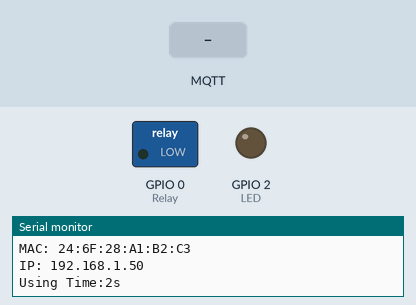
Bench run of a sketch on a simulated ESP8266 (NodeMCU). On the bench: switched loads named in the sketch (green lamp = pin HIGH), output pins drawn as LEDs (lit = HIGH), the last lines printed to the serial monitor. The inputs (shaded band) are chosen by the test bench. WiFi joins after 1.5 s; servers stay silent unless stated; EEPROM starts erased; no MQTT or app messages arrive unless stated.

Above: at 3.3 s.
3.4 s: MQTT message "status" arrives on the first subscribed topic
At 5.4 s:
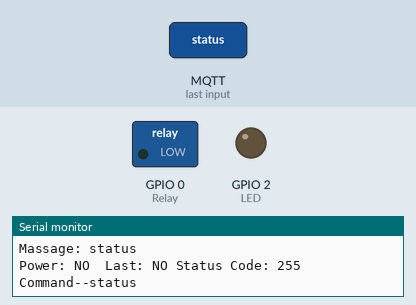
5.7 s: MQTT message "NC" arrives on the first subscribed topic
At 6.9 s:
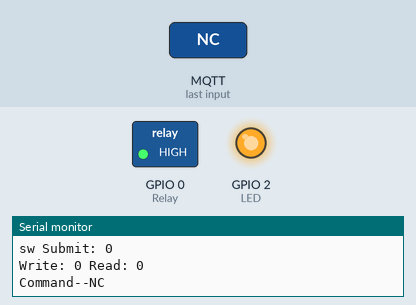
7.8 s: MQTT message "status" arrives on the first subscribed topic
At 9.6 s:
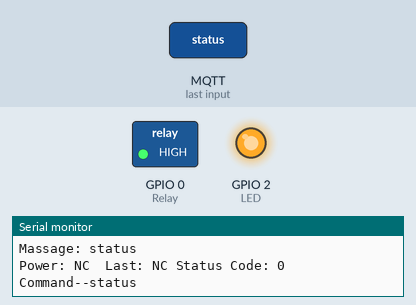
Timing chart, 0 to 11.1 s (numbered marks = the images above; inputs shaded):
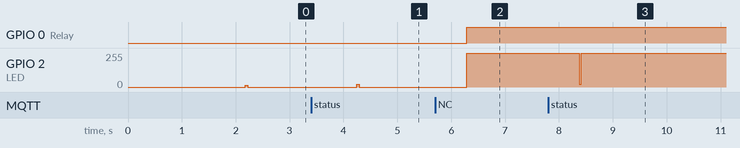

Measured:
- after the input at 3.4 s, GPIO 2 (LED): 0/255 → 19/255 after 0.85 s, → 0/255 0.04 s later
- after the input at 5.7 s, GPIO 0 (Relay): LOW → HIGH after 0.59 s; GPIO 2 (LED): 0/255 → 255/255 after 0.59 s
- after the input at 7.8 s, GPIO 2 (LED): 255/255 → 19/255 after 0.58 s, → 255/255 0.04 s later

The sketch:

Relay_infce.ino
```cpp
#include <ESP8266WiFi.h>
#include <ESP8266WebServer.h>
#include <string.h>
#include <EEPROM.h>
#include <PubSubClient.h>

#define Relay 0
#define LED 2

const char *WIFI_SSID = "2.4GHZ";
const char *WIFI_PASSWORD = "pwd";

const char *MQTT_SERVER_IP = "broker";
const int MQTT_PORT = 1883;
const char *MQTT_USER = "Relay";
const char *MQTT_PASSWORD = "password";

const char *MQTT_TOPIC = "Relay/RelayEA";

WiFiClient wc;
PubSubClient pc(wc);
void Relay_NO_swich(int sw);

void MQTTCallBack(char *topic, byte *payload, unsigned int len)
{
  Serial.println("data from - " + String(topic) + " ");
  String str = "";
  for (unsigned int i = 0; i < len; i++)
  {
    Serial.print((char)payload[i]);
    str += String((char)payload[i]);
  }
  Serial.println();
  Serial.println("------------------------");

  if (str[0] == '~' && (!str.isEmpty()))
  {
    str = str.substring(1);
  }

  Serial.println("Massage: " + str);

  // Main str -> Command
  if (str == "status")
  {
    RelayStatus();
    Serial.println("Command--" + str);
  }

  if (str == "NO")
  {
    Relay_NO_swich(1);
    Serial.println("Command--" + str);
  }

  if (str == "NC")
  {
    Relay_NO_swich(0);
    Serial.println("Command--" + str);
  }

  if (str == "SW")
  {
    Relay_NO_swich(1);
    delay(800);
    Relay_NO_swich(0);
    Serial.println("Command--" + str);
  }
}

void Wifi_connect()
{
  int count = 0;
  WiFi.mode(WIFI_STA);
  WiFi.disconnect();
  WiFi.begin(WIFI_SSID, WIFI_PASSWORD);
  Serial.println("Connect to: \n\tSSID:" + String(WIFI_SSID) + "\n\tPassWord:" + String(WIFI_PASSWORD));
  while (WiFi.status() != WL_CONNECTED)
  {
    Serial.print('.');
    delay(1000);
    count++;
  }
  MQTT_connect();
  Serial.println("\nConnect to " + String(WIFI_SSID) + " Successful\n");
  Serial.println("\nMAC: " + WiFi.macAddress() + "\nIP: " + WiFi.localIP().toString() + "\nUsing Time:" + count + "s");
  LED_Flash(20);
}

uint8_t MQTT_connect()
{
  String data = "Hello Relay " + WiFi.macAddress() + " Started";

  if (WiFi.status() != WL_CONNECTED)
    return -1;
  if (!pc.connect(WiFi.macAddress().c_str(), MQTT_USER, MQTT_PASSWORD))
  {
    Serial.println("MQTT Readly");
    return -1;
  }
  // String topic=WiFi.macAddress()+" -Relay_Receive";
  pc.subscribe(MQTT_TOPIC);
  Serial.println("Topic: " + String(MQTT_TOPIC));
  pc.publish(MQTT_TOPIC, data.c_str());
  pc.setCallback(MQTTCallBack);
  Serial.println("Connect MQTT Server " + String(MQTT_SERVER_IP) + " Success");
  return 1;
}

void RelayStatus()
{
  String status = "Power: " + String(!digitalRead(Relay) ? "NO" : "NC") + "  Last: " + (ReadData() ? "NO" : "NC") + " Status Code: " + ReadData();
  LED_Flash(30);
  Serial.println(status);
  pc.publish(MQTT_TOPIC, status.c_str());
}

// NO 1 NC 0
// Normally Open&Normally Close
void Relay_NO_swich(int sw)
{
  Serial.println("sw Submit: " + String(sw));
  digitalWrite(Relay, !sw);
  digitalWrite(LED, !sw);
  String state = (sw == 1) ? "NO" : "NC";
  pc.publish(MQTT_TOPIC, ("Relay- " + state).c_str());
  WriteData(sw);
}

void WriteData(int sw)
{
  EEPROM.write(0, sw);
  EEPROM.commit();
  Serial.println("Write: " + String(sw) + " Read: " + String(EEPROM.read(0)));
}

uint8_t ReadData()
{
  return EEPROM.read(0);
}

void LED_Flash(int hz)
{
  uint8_t Ti = (hz / 60) * 1000;
  for (uint8_t i = 0; i <= hz; i++)
  {
    digitalWrite(LED, 1);
    delay(Ti);
    digitalWrite(LED, 0);
    delay(Ti);
  }
}

void initialization()
{
  pinMode(Relay, OUTPUT);
  pinMode(LED, OUTPUT);

  int initialState = ReadData();
  digitalWrite(Relay, !initialState);
  digitalWrite(LED, !initialState);
  Serial.begin(9600);
}

////////////////////////////////////////////////////////////
void setup()
{
  EEPROM.begin(1024);
  initialization();
  // MQTT
  pc.setServer(MQTT_SERVER_IP, MQTT_PORT);

  //
  Wifi_connect();
  pc.connect(WiFi.macAddress().c_str());
}

void loop()
{

  if (WiFi.status() != WL_CONNECTED)
  {
    Serial.println();
    Serial.println("WiFi is break reconnect ... ");
    Wifi_connect();
    // MQTT_connect();
  }
  else
  {
    if (!pc.connected())
    {
      MQTT_connect();
      // String topic=WiFi.macAddress()+" -Relay_Receive";
      // pc.publish(topic.c_str(),"Hello Guys");
    }
    else
    {
      pc.loop();
    }
  }
  digitalWrite(LED, !ReadData());
  delay(2000);
}

///////////////////////////////////////////////////////////
```
